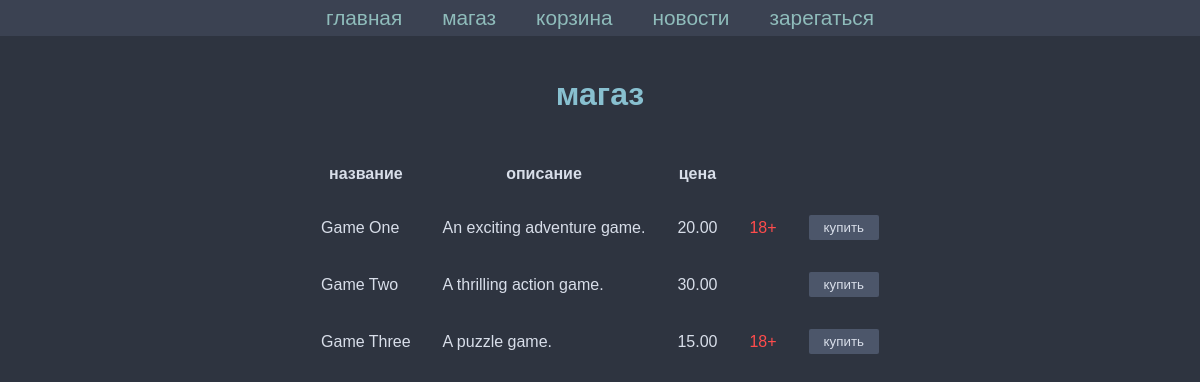
The app's page /task1/shop/, older data.
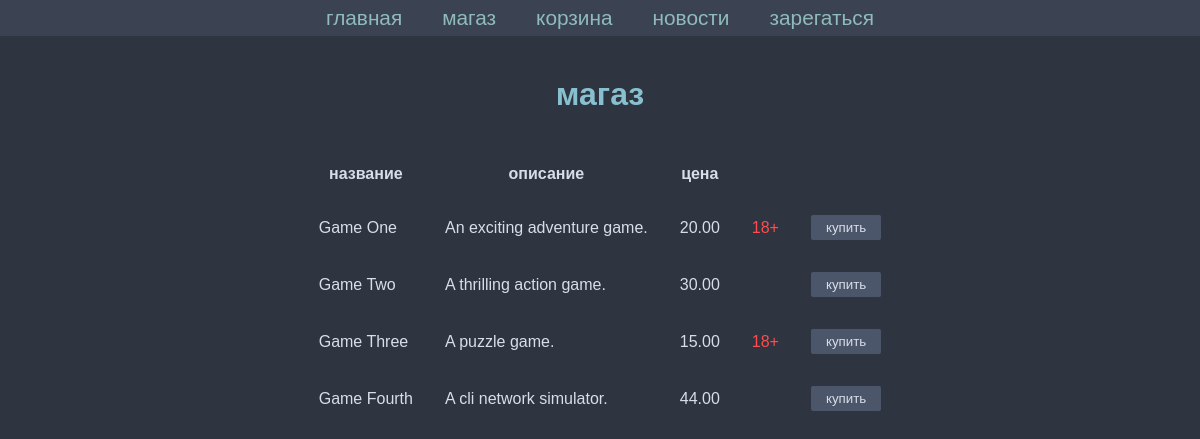
The same page, newer data.
### task1/models.py (models this page shows, shortened)
class Game(models.Model):
    title = models.CharField(max_length=100)
    cost = models.DecimalField(max_digits=10, decimal_places=2)
    size = models.DecimalField(max_digits=10, decimal_places=2)
    description = models.TextField()
    age_limited = models.BooleanField(default=False)
    buyers = models.ManyToManyField(Buyer, related_name='games')

### task1/views.py (the view)
# urls.py: path('shop/', shop_view, name='task1_shop'),
def shop_view(request):
    items = Game.objects.all()
    return render(request, 'first_task/shop.html', {'items': items})

### templates/first_task/shop.html (shortened to what this page needs)
{% extends 'first_task/menu.html' %}
{% block content %}
<h1>магаз</h1>
<table>
    <thead>
        <tr>
            <th>название</th>
            <th>описание</th>
            <th>цена</th>
        </tr>
    </thead>
    <tbody>
        {% for value in items %}
        <tr>
            <td>{{ value.title }}</td>
            <td>{{ value.description }}</td>
            <td>{{ value.cost }}</td>
            <td class="age-limited">
                {% if value.age_limited %}
                    18+
                {% else %}
                    &nbsp;
                {% endif %}
            </td>
            <td>
                <button>купить</button>
            </td>
        </tr>
        {% endfor %}
    </tbody>
</table>
{% endblock %}

Row changes from the older to the newer data that the page shows:
added Game: title "Game Fourth", description "A cli network simulator.", cost "44.00"
